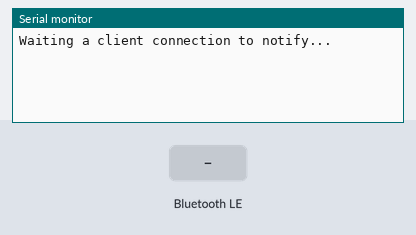
This sketch was run on a simulated ESP32. Parts: the last lines printed to the serial monitor. Inputs (shaded band) come from the test bench. Nothing arrives over Bluetooth unless stated; a phone connects over Bluetooth LE 3 s after start.

Above: at 1.2 s.
1.3 s: Bluetooth LE write "1" received
At 2.0 s:
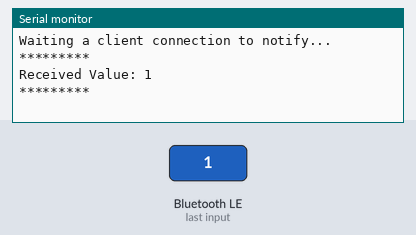
2.8 s: Bluetooth LE write "0" received
At 4.0 s:
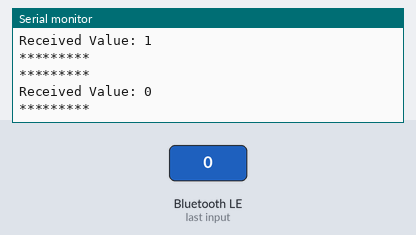
4.3 s: Bluetooth LE write "2" received
At 5.4 s:
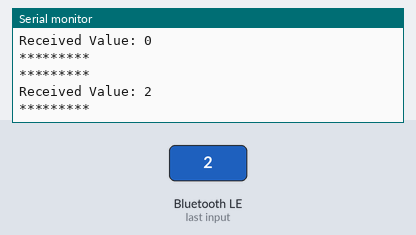

The sketch:

BLE_server_nrf_1.ino
```cpp
#include <BLEDevice.h>
#include <BLEServer.h>
#include <BLEUtils.h>
#include <BLE2902.h>

/*
 * Simulate Nrf Ble Bluetooth, working with Quan Japan
 * Working OK with Android project SimpleBluetoothLeTermimal-master Update A
 * Working OK with iOS project demoiphone4
 *
 */

BLEServer *pServer = NULL;
BLECharacteristic * pTxCharacteristic;
bool deviceConnected = false;
bool oldDeviceConnected = false;
uint8_t txValue = 0;

// See the following for generating UUIDs:
// https://www.uuidgenerator.net/

#define SERVICE_UUID           "0000FFE0-0000-1000-8000-00805F9B34FB"
#define CHARACTERISTIC_UUID_RX "0000FFE4-0000-1000-8000-00805F9B34FB"
#define CHARACTERISTIC_UUID_TX "0000FFE9-0000-1000-8000-00805F9B34FB"


class MyServerCallbacks: public BLEServerCallbacks {
    void onConnect(BLEServer* pServer) {
      deviceConnected = true;
    };

    void onDisconnect(BLEServer* pServer) {
      deviceConnected = false;
    }
};

class MyCallbacks: public BLECharacteristicCallbacks {
    void onWrite(BLECharacteristic *pCharacteristic) {
      std::string rxValue = pCharacteristic->getValue();

      if (rxValue.length() > 0) {
        Serial.println("*********");
        Serial.print("Received Value: ");
        for (int i = 0; i < rxValue.length(); i++)
          Serial.print(rxValue[i]);

        Serial.println();
        Serial.println("*********");
      }
    }
};


void setup() {
  Serial.begin(115200);

  // Create the BLE Device
  BLEDevice::init("ESP32BLE");

  // Create the BLE Server
  pServer = BLEDevice::createServer();
  pServer->setCallbacks(new MyServerCallbacks());

  // Create the BLE Service
  BLEService *pService = pServer->createService(SERVICE_UUID);

  // Create a BLE Characteristic
  pTxCharacteristic = pService->createCharacteristic(
                    CHARACTERISTIC_UUID_TX,
                    BLECharacteristic::PROPERTY_READ |
                    BLECharacteristic::PROPERTY_NOTIFY
                  );

  pTxCharacteristic->addDescriptor(new BLE2902());

  BLECharacteristic * pRxCharacteristic = pService->createCharacteristic(
                       CHARACTERISTIC_UUID_RX,
                      BLECharacteristic::PROPERTY_WRITE
                    );

  pRxCharacteristic->setCallbacks(new MyCallbacks());

  // Start the service
  pService->start();

  // Start advertising
  BLEAdvertising *pAdvertising = BLEDevice::getAdvertising();
  pAdvertising->addServiceUUID(SERVICE_UUID);
  pAdvertising->setScanResponse(true);
  pAdvertising->setMinPreferred(0x06);  // functions that help with iPhone connections issue
  pAdvertising->setMinPreferred(0x12);
  BLEDevice::startAdvertising();
  Serial.println("Waiting a client connection to notify...");
}

void loop() {

    if (deviceConnected) {
        //pTxCharacteristic->setValue(&txValue, 1);
        pTxCharacteristic->setValue("123");
        pTxCharacteristic->notify();
        //txValue++;
    delay(100); // bluetooth stack will go into congestion, if too many packets are sent
  }

    // disconnecting
    if (!deviceConnected && oldDeviceConnected) {
        delay(500); // give the bluetooth stack the chance to get things ready
        pServer->startAdvertising(); // restart advertising
        Serial.println("start advertising");
        oldDeviceConnected = deviceConnected;
    }
    // connecting
    if (deviceConnected && !oldDeviceConnected) {
    // do stuff here on connecting
        oldDeviceConnected = deviceConnected;
    }
}
```

Measured:
- after the input at 1.3 s, the serial monitor: prints a new line after 0.05 s (image 1)
- after the input at 2.8 s, the serial monitor: prints a new line after 0.05 s (image 2)
- after the input at 4.3 s, the serial monitor: prints a new line after 0.05 s (image 3)
